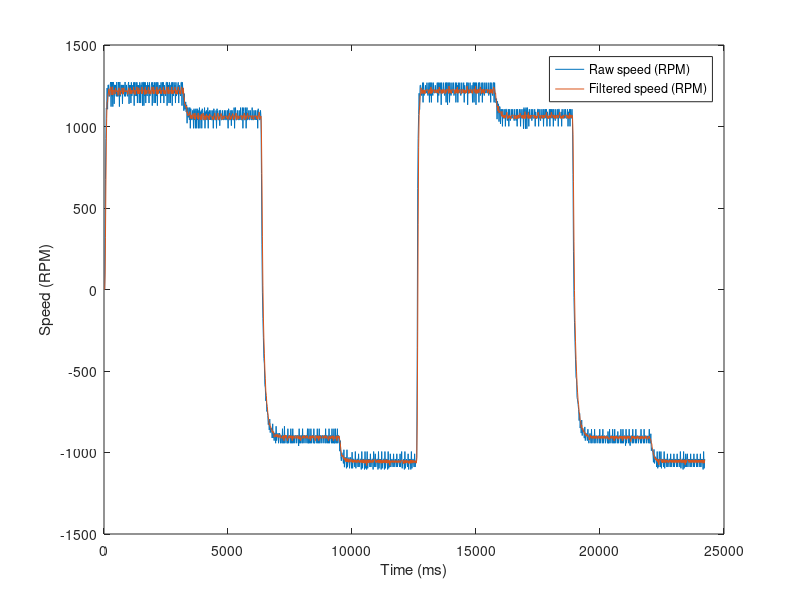

This chart was generated by the following MATLAB code: (Note: this script raises an error after producing the figure.)
A=load('MotorRPM11.csv');

RPM=A(:,2);
Time=A(:,3);
Input=A(:,1);

figure(1)
plot(Time,RPM)
hold on


%Lowpass filter
v=RPM;
for i=2:length(RPM)
 v(i)=0.854*v(i-1)+0.0728*RPM(i)+0.0728*RPM(i-1);
end


B = 1/3*ones(3,1);
Mfilt = filter(B,1,RPM);

plot(Time,Mfilt)
legend("Raw speed (RPM)", "Filtered speed (RPM)");
xlabel("Time (ms)");
ylabel("Speed (RPM)");
hold on
yyaxis right
plot(Time,Input)
% Input=255*ones(length(RPM),1);


